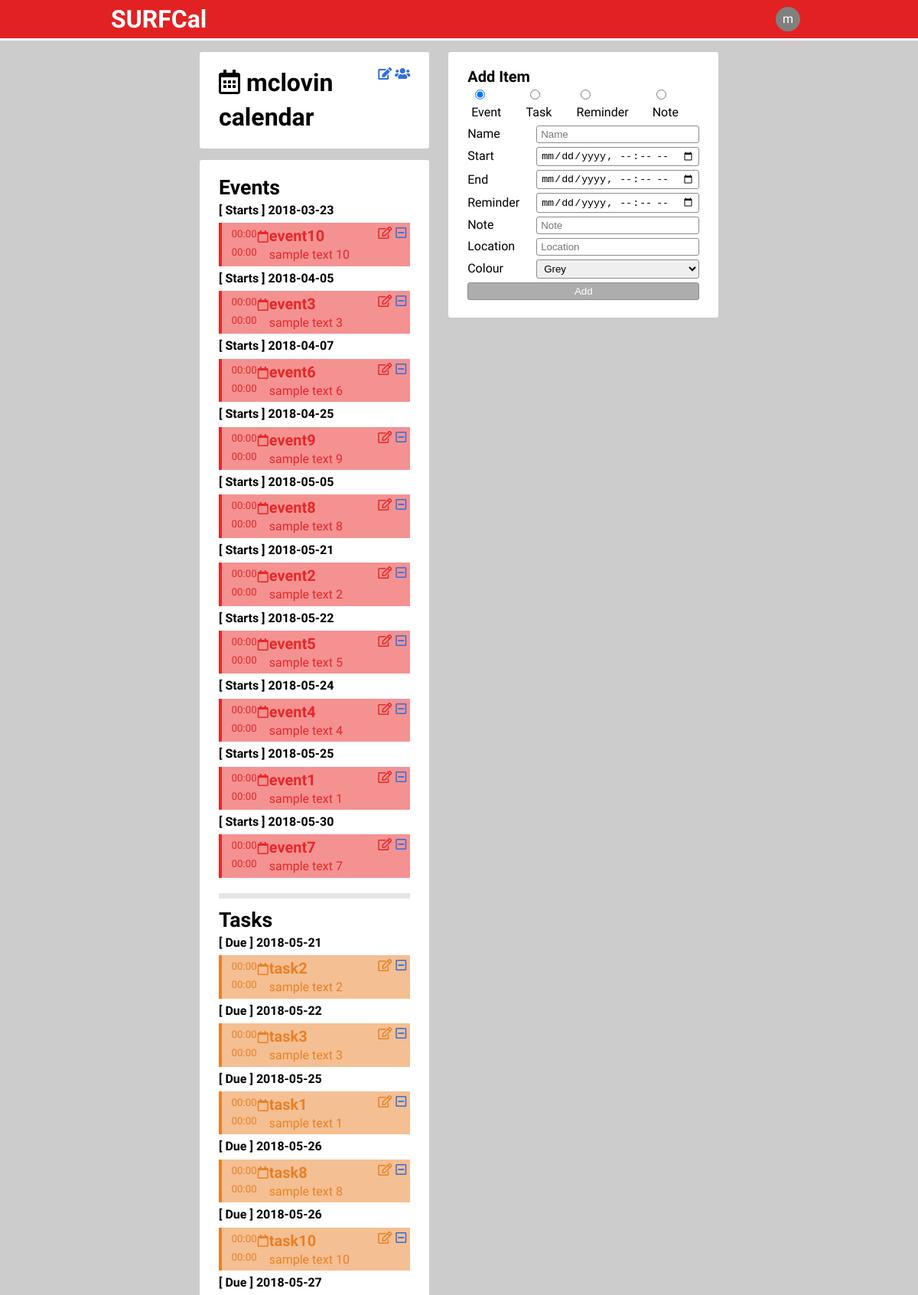
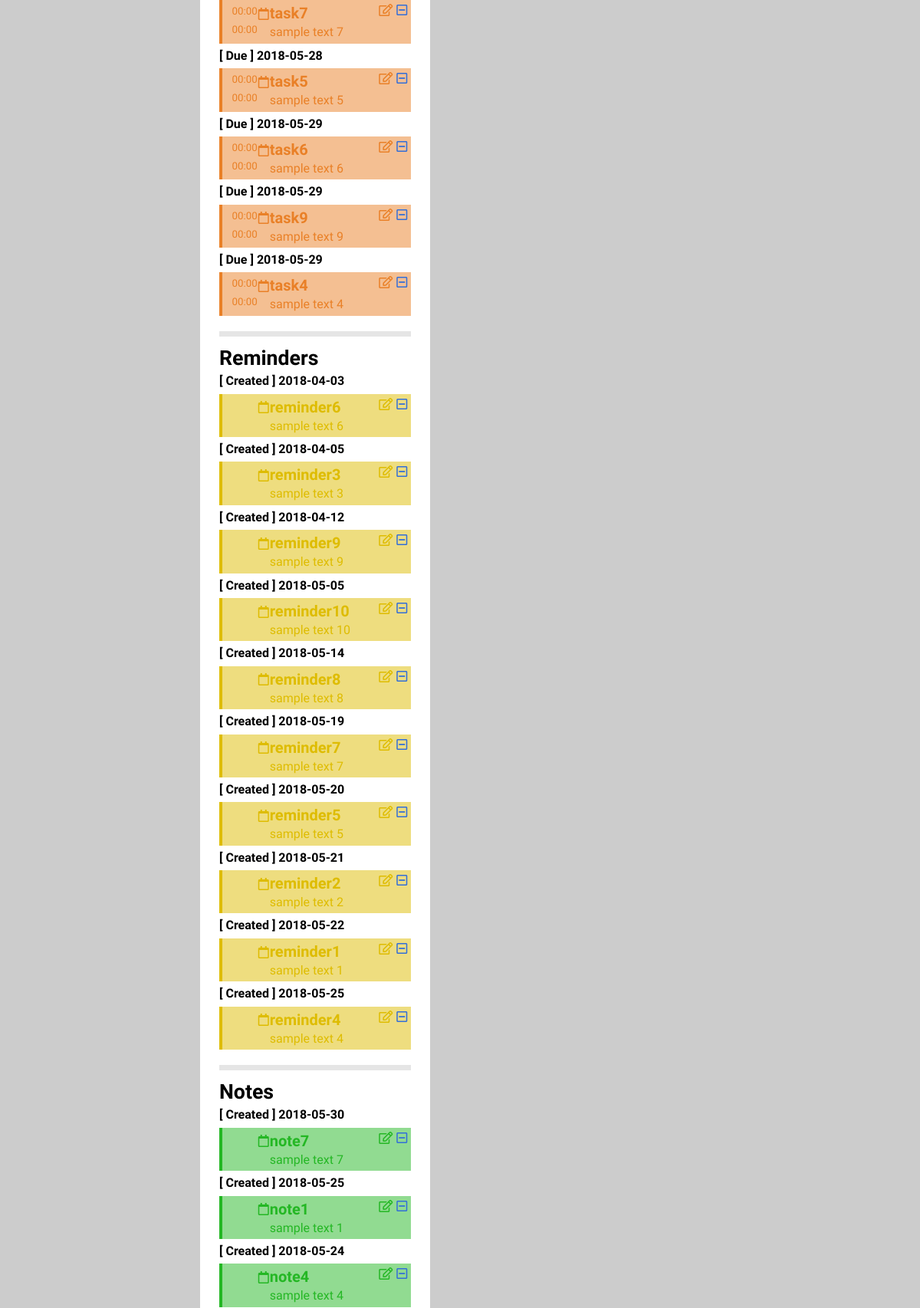
/?SURFCal=calendar (signed in, upper part), run on the app's committed database (2 pictures, top to bottom).
### tables this page shows
CREATE TABLE Calendars (
    calendarId  INTEGER AUTO_INCREMENT,
    name        VARCHAR(32) NOT NULL,
    description VARCHAR(256) NOT NULL,
    PRIMARY KEY (calendarId)
);

CREATE TABLE EventItems (
    itemId      INTEGER,
    startDate   DATETIME NOT NULL,
    endDate     DATETIME,
    PRIMARY KEY (itemId),
    FOREIGN KEY (itemId) REFERENCES Items(itemId) ON DELETE CASCADE ON UPDATE CASCADE
);

CREATE TABLE Items (
    itemId      INTEGER AUTO_INCREMENT,
    calendarId  INTEGER,
    name        VARCHAR(32),
    createDate  DATE NOT NULL,
    note        VARCHAR(256),
    reminder    DATETIME,
    type        ENUM('event', 'task', 'reminder', 'note') NOT NULL,
    createdBy   INTEGER,
    location    VARCHAR(32),
    colour      INTEGER,
    PRIMARY KEY (itemId),
    FOREIGN KEY (calendarId) REFERENCES Calendars(calendarId) ON DELETE CASCADE ON UPDATE CASCADE,
    FOREIGN KEY (type) REFERENCES ItemType(type) ON DELETE CASCADE ON UPDATE CASCADE,
    FOREIGN KEY (createdBy) REFERENCES Accounts(id)
);

CREATE TABLE TaskItems (
    itemId      INTEGER,
    dueDate     DATETIME NOT NULL,
    completionDate DATETIME,
    PRIMARY KEY (itemId),
    FOREIGN KEY (itemId) REFERENCES Items(itemId) ON DELETE CASCADE ON UPDATE CASCADE
);

### web/config/database.php (called while the page is built, shortened)
<?php
$host = 'localhost';
$user = 'root';
$pass = '';
$schema = 'surfcal';
$conn = new mysqli($host, $user, $pass, $schema);
$conn->set_charset('utf-8');
function getCalendar($calendarId){
    global $conn;
    $query = "SELECT * FROM Calendars";
    $response = @mysqli_query($conn, $query);
    if ($response){
        return mysqli_fetch_assoc($response);
    }
    else{
    	return NULL;
    }
}
function getItemsByType($type, $calendarId){
	global $conn;
    $queries = array("event"    => "SELECT * FROM Items I, EventItems E WHERE I.type = 'event' && I.itemId = E.itemId
                                    ORDER BY E.startDate ASC;",
                     "task"     => "SELECT * FROM Items I, TaskItems E WHERE I.type = 'task' && I.itemId = E.itemId           ORDER BY E.dueDate ASC;",
                     "reminder" => "SELECT * FROM Items WHERE type = 'reminder' ORDER BY createDate ASC;",
                     "note"     => "SELECT * FROM Items WHERE type = 'note' ORDER BY createDate DESC;");
    if ($queries[$type]){
        $response = @mysqli_query($conn, $queries[$type]);
        if ($response){
        	$items = [];
            while($item = mysqli_fetch_assoc($response)){
                array_push($items, $item);
            }
            return $items;
        }
        else{
        	return NULL;
        }
    }
    else{
        echo("<br> !!!! Incorrect type inputted: " . $type . " !!!! <br>");
  		return NULL;
    }
}
?>

### web/sources/calendar/functions.php (the view, shortened to what this page needs)
<?php
$COLOURS = array(0 => "grey",
				 1 => "red",
				 2 => "orange",
				 3 => "yellow",
				 4 => "green",
				 5 => "blue",
				 6 => "purple",
				 7 => "black");
$profile = 'SURFCal';
function itemsToHTML($type, $items){
	if ($type !== 'event' && $type !== 'task' && $type !== 'note'
		&& $type !== 'reminder'){
			echo "!!!!! Incorrect type input. !!!!!!";
	}
	else {
		foreach($items as &$item) {
			global $COLOURS;
			global $profile;
			$itemId = $item["itemId"];
	        $name = $item["name"];
	        $description = $item["note"];
	        $colour = isset($item["colour"]) ? $COLOURS[$item["colour"]] : 0;
	        if ($type === 'event'){
	        	$timeText = "[ Starts ] ";
		        $beginningDate = substr($item["startDate"], 0, -8);
		        $beginningHour = date('H:i',strtotime($item["startDate"]));
		        $endingDate = $item["endDate"];
		        $endingHour = date('H:i',strtotime($endingDate));
		    }
	        else if ($type === 'task'){
	        	$timeText = "[ Due ] ";
	        	$beginningDate = substr($item["dueDate"], 0, -8);
		        $beginningHour = date('H:i',strtotime($item["dueDate"]));
		        $endingDate = $item["completionDate"];
		        $endingHour = date('H:i',strtotime($endingDate));
	        }
	        else if ($type === 'reminder' || $type === 'note'){
				$timeText = "[ Created ] ";
	        	$beginningDate = $item["createDate"];
		        $beginningHour = NULL;
		        $endingDate = NULL;
		        $endingHour = NULL;
	        }
	        echo "<h6>{$timeText} {$beginningDate}</h6>";
	        echo "<article class=$colour>";
	            echo "<div class ='time'>";
	                echo "<time class='start' datetime=$beginningDate'>{$beginningHour}</time>";
	                echo "<time class='end' datetime=$endingDate>{$endingHour}</time>";
	            echo "</div>";
	            echo "<div class='indicator'><i class='far fa-calendar'></i></div>";
	            echo "<div class='itemInfo'>";
	                echo "<h5>{$name}</h5>";
	                echo "<p>{$description}</p>";
	            echo "</div>";
	            $itemEncoded = json_encode($item);
                echo "<a class='edit'><i id='editButton' class='far fa-edit' align='right' onclick='javascript:openModal($itemEncoded);'></i></a>";
                echo "<a class='remove' href='?$profile=calendar&calendar=removeItem&id=$itemId'><i class='far fa-minus-square' align='right' style='padding-left: 5px''></i></a>";
	        echo "</article>";
	    }
	}
}
?>

### web/sources/calendar/main.php (shortened to what this page needs)
<?php
include_once("functions.php");
if(!$loggedin){
	header("Location: ?$profile=login");
}
else
{
	include('styles/header.php');
    $calendar_data = getCalendar($_SESSION['calId']);
    if ($calendar_data){
        $calendar_name = $calendar_data["name"];
    }
    else{
        $calendar_name = "Calendar";
        echo("!!!!!! Could not retrieve Calendar info. !!!!!!");
    }
    echo "<div class='main global'>";
        echo "<div class='container'>";
            echo "<main>";
                echo <<<_END
                    <header class="calendar">
                        <h2><i class="far fa-calendar-alt"></i> {$calendar_name} </h2>
                        <span class="actions">
                            <a class="edit" href="#"><i class="fas fa-edit"></i></a>
                            <a class="addMember" href="#"><i class="fas fa-users"></i></a>
                        </span>
                    </header>
_END;
                    echo "<section class='items' id='items'>";
                    echo "<h3>Events</h3>";
                    $event_items = getItemsByType('event', $_SESSION['calId']);
                    if ($event_items){
                        itemsToHTML('event', $event_items);
                    }
                    else{
                        echo "<h6>No events have been added yet.</h6>";
                    }
                    echo "<div class='item_type_border'></div>";
                    echo "<h3>Tasks</h3>";
                    $task_items = getItemsByType('task', $_SESSION['calId']);
                    if ($task_items){
                        itemsToHTML('task', $task_items);
                    }
                    else{
                        echo "<h6>No tasks have been added yet.</h6>";
                    }
                    echo "<div class='item_type_border'></div>";
                    echo "<h3>Reminders</h3>";
                    $reminder_items = getItemsByType('reminder', $_SESSION['calId']);
                    if ($reminder_items){
                        itemsToHTML('reminder', $reminder_items);
                    }
                    else{
                        echo "<h6>No reminders have been added yet.</h6>";
                    }
                    echo "<div class='item_type_border'></div>";
                    echo "<h3>Notes</h3>";
                    $note_items = getItemsByType('note', $_SESSION['calId']);
                    if ($note_items){
                        itemsToHTML('note', $note_items);
                    }
                    else{
                        echo "<h6>No notes have been added yet.</h6>";
                    }
                    echo "</section>";
            echo "</main>";
            echo <<<_END
            <aside class="addItem">
                <h4>Add Item</h4>
                <form id="type" class="type" action="#">
                    <div class="radioField"><input type="radio" name="itemType" value="event" id="eventButton" checked="checked" onclick="javascript:typeCheck();""> Event</div>
                    <div class="radioField"><input type="radio" name="itemType" value="task" id="taskButton" onclick="javascript:typeCheck();""> Task</div>
                    <div class="radioField"><input type="radio" name="itemType" value="reminder" id="reminderButton" onclick="javascript:typeCheck();""> Reminder</div>
                    <div class="radioField"><input type="radio" name="itemType" value="note" id="noteButton" onclick="javascript:typeCheck();"> Note</div>
                </form>
                <div id="eventBlock" style="display:block">
                    <form id="event" action="?$profile=calendar&calendar=addItem" method="post">
                        <div class="field"><label for="name">Name</label><input type="text" name="name" placeholder="Name" required="required" maxlength="64"></div>
                        <div class="field"><label for="start">Start</label><input type="datetime-local" name="start_date" placeholder="Start Date" required="required" value="start_date"></div>
                        <div class="field"><label for="end">End</label><input type="datetime-local" name="end_date" placeholder="End Date" value = "end_date"></div>
                        <div class="field"><label for="reminder">Reminder</label><input type="datetime-local" name="reminder" placeholder="Reminder"></div>
                        <div class="field"><label for="note">Note</label><input type="text" name="note" placeholder="Note" maxlength="1024" class="note"></div>
                        <div class="field"><label for="location">Location</label><input type="text" name="location" placeholder="Location" maxlength="256"></div>
                        <div class="field">
                            <label for="colour">Colour</label>
                            <select name="colour">
                                <option value="0" class="grey">Grey</option>
                            </select>
                        </div>
                        <div class="field"><input type="submit" value="Add" class="button"></div>
                    </form>
                </div>
                    <form id="task" action="?$profile=calendar&calendar=addItem" method="post">
                    </form>
                    <form id="reminder" action="?$profile=calendar&calendar=addItem" method="post">
                    </form>
                    <form id="note" action="?$profile=calendar&calendar=addItem" method="post">
                    </form>
            </aside>
_END;
    echo "</div>";
echo "</div>";
	include('styles/footer.php');
}
?>

### web/styles/styles.css (style rules this page uses)
html, body { height: 100%; min-height: auto; }
body { background-color: #cccccc; color: black; font-family: "Source Sans Pro", sans-serif; font-size: 12pt; font-weight: 300; line-height: 1.4; margin: 0; padding: 0; }
h1, h2, h3, h4, h5, h6 { font-weight: 700; margin: 0; padding: 0; }
h2 { font-size: 24pt; }
h3 { font-size: 20pt; }
h4 { font-size: 15pt; }
h5 { font-size: 15pt; }
h6 { font-size: 12pt; }
p { margin: 0; padding: 0; }
form { margin: 0; }
form.type { display: flex; }
form.type .radioField { margin: 0 5px; }
form .field { align-items: center; display: flex; margin: 5px 0; }
form .field label { min-width: 10ch; }
form .field input, form .field select { border: 1px solid #8b8b8b; border-radius: 3px; box-sizing: border-box; display: inline-block; padding: 3px 5px; flex: 1; }
form .button { background-color: rgba(139, 139, 139, 0.7); color: white; transition: all 0.3s ease-in; }
a:link, a:visited { color: #326ed8; text-decoration: none; }
.container { box-sizing: border-box; margin: 0 auto; max-width: 1600px; padding: 0 25px; width: 100%; }
.main.global { flex: 1; }
main header, main section, .addItem { background-color: white; border-radius: 3px; box-sizing: border-box; padding: 18px 25px; }
main > * { margin-bottom: 15px; }
main header.calendar { display: flex; }
main header.calendar h2 { flex: 1; }
.items article { background-color: rgba(119, 119, 119, 0.5); border-left: 3pt solid rgb(119, 119, 119); color: rgb(119, 119, 119); display: flex; margin: 5px 0; padding: 3px 5px; }
.items article .time { text-align: right; font-size: 10pt; line-height: 18pt; width: 9ch; }
.items article .time > * { display: block; }
.items article .indicator { display: flex; justify-content: center; width: 20pt; margin-top: 5pt; }
.items article.red { background-color: rgba(233, 39, 39, 0.5); border-color: rgb(233, 39, 39); color: rgb(233, 39, 39); }
.items article.orange { background-color: rgba(233, 128, 39, 0.5); border-left-color: rgb(233, 128, 39); color: rgb(233, 128, 39); }
.items article.yellow { background-color: rgba(222, 188, 0, 0.5); border-color: rgb(222, 188, 0); color: rgb(222, 188, 0); }
.items article.green { background-color: rgba(36, 183, 36, 0.5); border-left-color: rgb(36, 183, 36); color: rgb(36, 183, 36); }
.items .itemInfo { min-width: 0; width: 100%; }
.items .itemInfo h5, .items .itemInfo p { min-width: 0; overflow: hidden; text-overflow: ellipsis; white-space: nowrap; width: 100%; }
.item_type_border { border-bottom-style:solid; border-width: 7px; color: rgba(0, 0, 0, 0.1); margin-top: 20px; margin-bottom: 10px; }
@media all and (min-width: 800px) { .container { width: 80%; } }
@media all and (min-width: 800px) { .main .container { align-items: flex-start; display: flex; } }
@media all and (min-width: 800px) { main { flex: 1; } }
@media all and (min-width: 800px) { main > *:last-child { margin-bottom: 0; } }
@media all and (min-width: 800px) { .addItem { margin-left: 25px; width: 375px; } }

### data on the page
calendars: name "mclovin calendar"
eventitems: timeText "[ Starts ]", startDate "2018-03-23", startDate "00:00", endDate "00:00", itemId.name "event10", itemId.note "sample text 10"
eventitems: timeText "[ Starts ]", startDate "2018-04-05", startDate "00:00", endDate "00:00", itemId.name "event3", itemId.note "sample text 3"
eventitems: timeText "[ Starts ]", startDate "2018-04-07", startDate "00:00", endDate "00:00", itemId.name "event6", itemId.note "sample text 6"
eventitems: timeText "[ Starts ]", startDate "2018-04-25", startDate "00:00", endDate "00:00", itemId.name "event9", itemId.note "sample text 9"
eventitems: timeText "[ Starts ]", startDate "2018-05-05", startDate "00:00", endDate "00:00", itemId.name "event8", itemId.note "sample text 8"
eventitems: timeText "[ Starts ]", startDate "2018-05-21", startDate "00:00", endDate "00:00", itemId.name "event2", itemId.note "sample text 2"
eventitems: timeText "[ Starts ]", startDate "2018-05-22", startDate "00:00", endDate "00:00", itemId.name "event5", itemId.note "sample text 5"
eventitems: timeText "[ Starts ]", startDate "2018-05-24", startDate "00:00", endDate "00:00", itemId.name "event4", itemId.note "sample text 4"
eventitems: timeText "[ Starts ]", startDate "2018-05-25", startDate "00:00", endDate "00:00", itemId.name "event1", itemId.note "sample text 1"
eventitems: timeText "[ Starts ]", startDate "2018-05-30", startDate "00:00", endDate "00:00", itemId.name "event7", itemId.note "sample text 7"
taskitems: timeText "[ Due ]", dueDate "2018-05-21", dueDate "00:00", completionDate "00:00", itemId.name "task2", itemId.note "sample text 2"
taskitems: timeText "[ Due ]", dueDate "2018-05-22", dueDate "00:00", completionDate "00:00", itemId.name "task3", itemId.note "sample text 3"
taskitems: timeText "[ Due ]", dueDate "2018-05-25", dueDate "00:00", completionDate "00:00", itemId.name "task1", itemId.note "sample text 1"
taskitems: timeText "[ Due ]", dueDate "2018-05-26", dueDate "00:00", completionDate "00:00", itemId.name "task8", itemId.note "sample text 8"
taskitems: timeText "[ Due ]", dueDate "2018-05-26", dueDate "00:00", completionDate "00:00", itemId.name "task10", itemId.note "sample text 10"
taskitems: timeText "[ Due ]", dueDate "2018-05-27", dueDate "00:00", completionDate "00:00", itemId.name "task7", itemId.note "sample text 7"
taskitems: timeText "[ Due ]", dueDate "2018-05-28", dueDate "00:00", completionDate "00:00", itemId.name "task5", itemId.note "sample text 5"
taskitems: timeText "[ Due ]", dueDate "2018-05-29", dueDate "00:00", completionDate "00:00", itemId.name "task6", itemId.note "sample text 6"
taskitems: timeText "[ Due ]", dueDate "2018-05-29", dueDate "00:00", completionDate "00:00", itemId.name "task9", itemId.note "sample text 9"
taskitems: timeText "[ Due ]", dueDate "2018-05-29", dueDate "00:00", completionDate "00:00", itemId.name "task4", itemId.note "sample text 4"
items: timeText "[ Created ]", createDate "2018-04-03", name "reminder6", note "sample text 6"
items: timeText "[ Created ]", createDate "2018-04-05", name "reminder3", note "sample text 3"
items: timeText "[ Created ]", createDate "2018-04-12", name "reminder9", note "sample text 9"
items: timeText "[ Created ]", createDate "2018-05-05", name "reminder10", note "sample text 10"
items: timeText "[ Created ]", createDate "2018-05-14", name "reminder8", note "sample text 8"
items: timeText "[ Created ]", createDate "2018-05-19", name "reminder7", note "sample text 7"
items: timeText "[ Created ]", createDate "2018-05-20", name "reminder5", note "sample text 5"
items: timeText "[ Created ]", createDate "2018-05-21", name "reminder2", note "sample text 2"
items: timeText "[ Created ]", createDate "2018-05-22", name "reminder1", note "sample text 1"
items: timeText "[ Created ]", createDate "2018-05-25", name "reminder4", note "sample text 4"
items: timeText "[ Created ]", createDate "2018-05-30", name "note7", note "sample text 7"
items: timeText "[ Created ]", createDate "2018-05-25", name "note1", note "sample text 1"
items: timeText "[ Created ]", createDate "2018-05-24", name "note4", note "sample text 4"

### other printed values
$user[0] "m"
